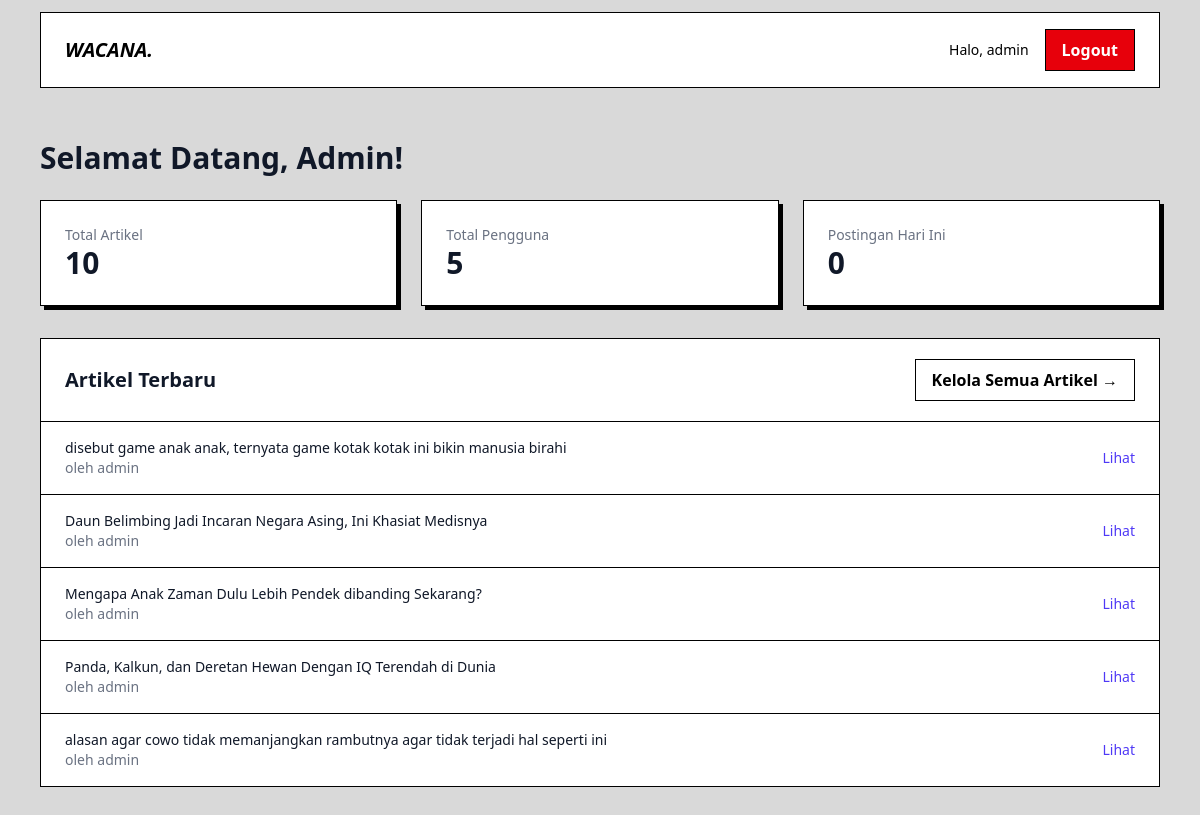
The page /pages/admin-dashboard.php (signed in) on the database its author committed.
### tables this page shows
CREATE TABLE `articles` (
  `id` int NOT NULL,
  `user_id` int NOT NULL,
  `title` varchar(255) NOT NULL,
  `content` text NOT NULL,
  `cover_image` varchar(255) DEFAULT NULL,
  `published_at` datetime DEFAULT NULL,
  `created_at` timestamp NULL DEFAULT CURRENT_TIMESTAMP,
  `updated_at` timestamp NULL DEFAULT CURRENT_TIMESTAMP ON UPDATE CURRENT_TIMESTAMP,
  `category` varchar(50) DEFAULT NULL
);

CREATE TABLE `users` (
  `id` int NOT NULL,
  `name` varchar(100) NOT NULL,
  `email` varchar(150) NOT NULL,
  `password` varchar(255) NOT NULL,
  `role` enum('admin','user') NOT NULL DEFAULT 'user',
  `created_at` timestamp NULL DEFAULT CURRENT_TIMESTAMP
);

### pages/admin-dashboard.php (the view, shortened to what this page needs)
<?php
include_once("../php/connection.php");
$total_articles_result = $conn->query("SELECT COUNT(id) as total FROM articles");
$total_articles = $total_articles_result->fetch_assoc()['total'];
$total_users_result = $conn->query("SELECT COUNT(id) as total FROM users WHERE role != 'admin'");
$total_users = $total_users_result->fetch_assoc()['total'];
$articles_today_result = $conn->query("SELECT COUNT(id) as total FROM articles WHERE DATE(published_at) = CURDATE()");
$articles_today = $articles_today_result->fetch_assoc()['total'];
$sql_recent = "
    SELECT
        articles.id,
        articles.title,
        users.name as author_name
    FROM articles
    JOIN users ON articles.user_id = users.id
    ORDER BY articles.published_at DESC
    LIMIT 5
";
$recent_articles_result = $conn->query($sql_recent);
?>
<!DOCTYPE html>
<html lang="id">
<head>
    <link rel="stylesheet" href="../public/css/output.css" />
</head>
<body class="bg-[#d9d9d9] max-w-7xl mx-auto relative">
    <nav
        class="relative flex items-center justify-between px-6 py-4 my-3 bg-white border text-black border-black xl:mx-0 mx-10">
        <div class="flex-1">
            <a href="index.php" class="text-xl italic font-bold uppercase">Wacana.</a>
        </div>
        <div class="flex-1 flex justify-end items-center gap-x-4">
            <?php if (isset($_SESSION['user_id'])): ?>
                <span class="text-sm font-medium hidden sm:block">Halo, <?= htmlspecialchars($_SESSION['name']); ?></span>
                <a href="./logout.php"
                    class="bg-red-600 text-white py-2 px-4 capitalize border-black hover:shadow-[3px_3px_0_0_black] border font-semibold duration-200 logout-btn">Logout</a>
            <?php else: ?>
                <a href="./login.php"
                    class="bg-white py-2 px-4 capitalize border-black border hover:shadow-[3px_3px_0_0_black] font-semibold duration-200">Get
                    In Touch</a>
            <?php endif; ?>
        </div>
    </nav>
    <main class="xl:mx-0 mx-10 py-10">
        <h1 class="text-3xl font-bold text-gray-900 mb-6">Selamat Datang, Admin!</h1>
        <div class="grid grid-cols-1 md:grid-cols-3 gap-6 mb-8">
            <div class="bg-white p-6 border border-black shadow-[4px_4px_0_0_black]">
                <h3 class="text-sm font-medium text-gray-500">Total Artikel</h3>
                <p class="text-3xl font-bold text-gray-900"><?= $total_articles; ?></p>
            </div>
            <div class="bg-white p-6 border border-black shadow-[4px_4px_0_0_black]">
                <h3 class="text-sm font-medium text-gray-500">Total Pengguna</h3>
                <p class="text-3xl font-bold text-gray-900"><?= $total_users; ?></p>
            </div>
            <div class="bg-white p-6 border border-black shadow-[4px_4px_0_0_black]">
                <h3 class="text-sm font-medium text-gray-500">Postingan Hari Ini</h3>
                <p class="text-3xl font-bold text-gray-900"><?= $articles_today; ?></p>
            </div>
        </div>
        <div class="bg-white border border-black overflow-hidden">
            <div class="px-4 py-5 sm:px-6 flex justify-between items-center">
                <h2 class="text-xl font-bold text-gray-900">Artikel Terbaru</h2>
                <a href="list-artikel.php"
                    class="bg-white hover:shadow-[3px_3px_0_0_black] border border-black text-black font-semibold py-2 px-4">
                    Kelola Semua Artikel &rarr;
                </a>
            </div>
            <div class="border-t border-black">
                <table class="min-w-full divide-y divide-black">
                    <tbody class="bg-white divide-y divide-black">
                        <?php if ($recent_articles_result->num_rows > 0): ?>
                            <?php while ($article = $recent_articles_result->fetch_assoc()): ?>
                                <tr>
                                    <td class="px-6 py-4">
                                        <p class="text-sm font-medium text-gray-900"><?= htmlspecialchars($article['title']); ?>
                                        </p>
                                        <p class="text-sm text-gray-500">oleh <?= htmlspecialchars($article['author_name']); ?>
                                        </p>
                                    </td>
                                    <td class="px-6 py-4 whitespace-nowrap text-right text-sm font-medium">
                                        <a href="artikel.php?id=<?= $article['id']; ?>" target="_blank"
                                            class="text-indigo-600 hover:text-indigo-900">Lihat</a>
                                    </td>
                                </tr>
                            <?php endwhile; ?>
                        <?php else: ?>
                            <tr>
                                <td class="px-6 py-4 text-center text-gray-500">Belum ada artikel.</td>
                            </tr>
                        <?php endif; ?>
                    </tbody>
                </table>
            </div>
        </div>
    </main>
</body>
</html>

### rows shown on the page
articles: title "disebut game anak anak, ternyata game kotak kotak ini bikin manusia birahi", user.name "admin"
articles: title "Daun Belimbing Jadi Incaran Negara Asing, Ini Khasiat Medisnya", user.name "admin"
articles: title "Mengapa Anak Zaman Dulu Lebih Pendek dibanding Sekarang?", user.name "admin"
articles: title "Panda, Kalkun, dan Deretan Hewan Dengan IQ Terendah di Dunia", user.name "admin"
articles: title "alasan agar cowo tidak memanjangkan rambutnya agar tidak terjadi hal seperti ini", user.name "admin"

### other values the page prints
$_SESSION['name'] "admin"
$total_articles "10"
$total_users "5"
$articles_today "0"
